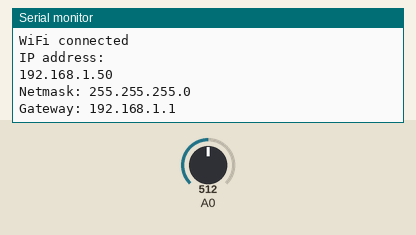
A sketch run on a simulated ESP8266 (NodeMCU). Parts: the last lines printed to the serial monitor. The inputs (shaded band) are chosen by the test bench; at power-on: A0 = 512. WiFi joins after 1.5 s; servers stay silent unless stated.

Above: at 2.8 s.
2.9 s: A0 set to 716
At 7.8 s:
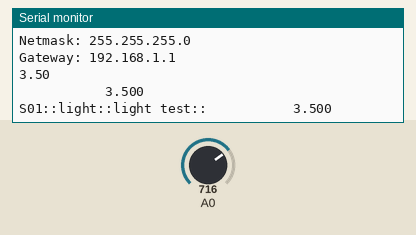
10.4 s: A0 set to 900
At 12.9 s:
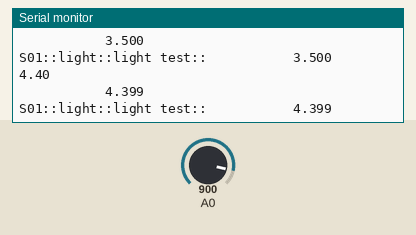
Timing chart, 0 to 14.4 s (numbered marks = the images above; inputs shaded):
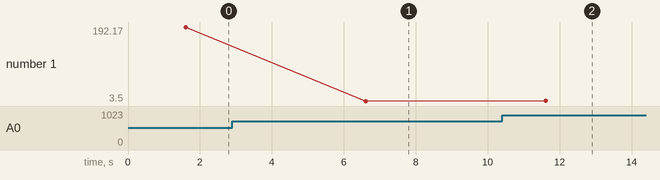

Measured:
- after the input at 2.9 s, the serial monitor: prints a new line after 3.7 s (image 1)
- after the input at 10.4 s, the serial monitor: prints a new line after 1.2 s (image 2)
- plotted number 1: 192.17 → 3.5 after the input at 2.9 s, 3.5 → 4.4 after the input at 10.4 s

The sketch:

udp_light_packet_v1.ino
```cpp
#include <ESP8266WiFi.h>
#include <WifiUdp.h>
#include <stdio.h>

const char* ssid     = "connectory 2";
const char* password = "c0nn3ct0ry2";

const unsigned int sensorPin = 0;

WiFiUDP Udp;
unsigned int localUdpPort = 4210;
unsigned int remoteUdpPort = 5000;
IPAddress remoteIp(10,10,90,249);
char packetHeader[] = "Light value: ";

void setup() {
  Serial.begin(115200);
  delay(100);

  Serial.println();
  Serial.println();
  Serial.print("Connecting to ");
  Serial.println(ssid);

  WiFi.begin(ssid, password);

  while (WiFi.status() != WL_CONNECTED) {
    delay(500);
    Serial.print(".");
  }

  Serial.println("");
  Serial.println("WiFi connected");
  Serial.println("IP address: ");
  Serial.println(WiFi.localIP());
  Serial.print("Netmask: ");
  Serial.println(WiFi.subnetMask());
  Serial.print("Gateway: ");
  Serial.println(WiFi.gatewayIP());

  Udp.begin(localUdpPort);

}

int sensorValue;
float voltage;
//char* packetMessage;

char pDeviceId[8];
char pLabel[16];
char pType[8];

void loop() {
  delay(5000);

  // get sensor data and convert
  sensorValue = analogRead(sensorPin);
  voltage = sensorValue * (5.00 / 1023.00);

  // append voltage to message
  char pValue[16];
  dtostrf(voltage, 16, 3, pValue);
  Serial.println(voltage);

  // set values
  strncpy(pDeviceId, "S01", 8);
  strncpy(pLabel, "light test", 16);
  strncpy(pType, "light", 8);

  // send udp packet
  char packet[55] = "";   // extra for null character
  strncat(packet, pDeviceId, 8);
  strcat(packet, "::");
  strncat(packet, pType, 8);
  strcat(packet, "::");
  strncat(packet, pLabel, 16);
  strcat(packet, "::");
  strncat(packet, pValue, 16);
  packet[55] = '\0';

  // SEND IT
  Serial.println(pValue);
  Serial.println(packet);
  Udp.beginPacket(remoteIp, remoteUdpPort);
  Udp.write(packet);
  Udp.endPacket();
}
```
